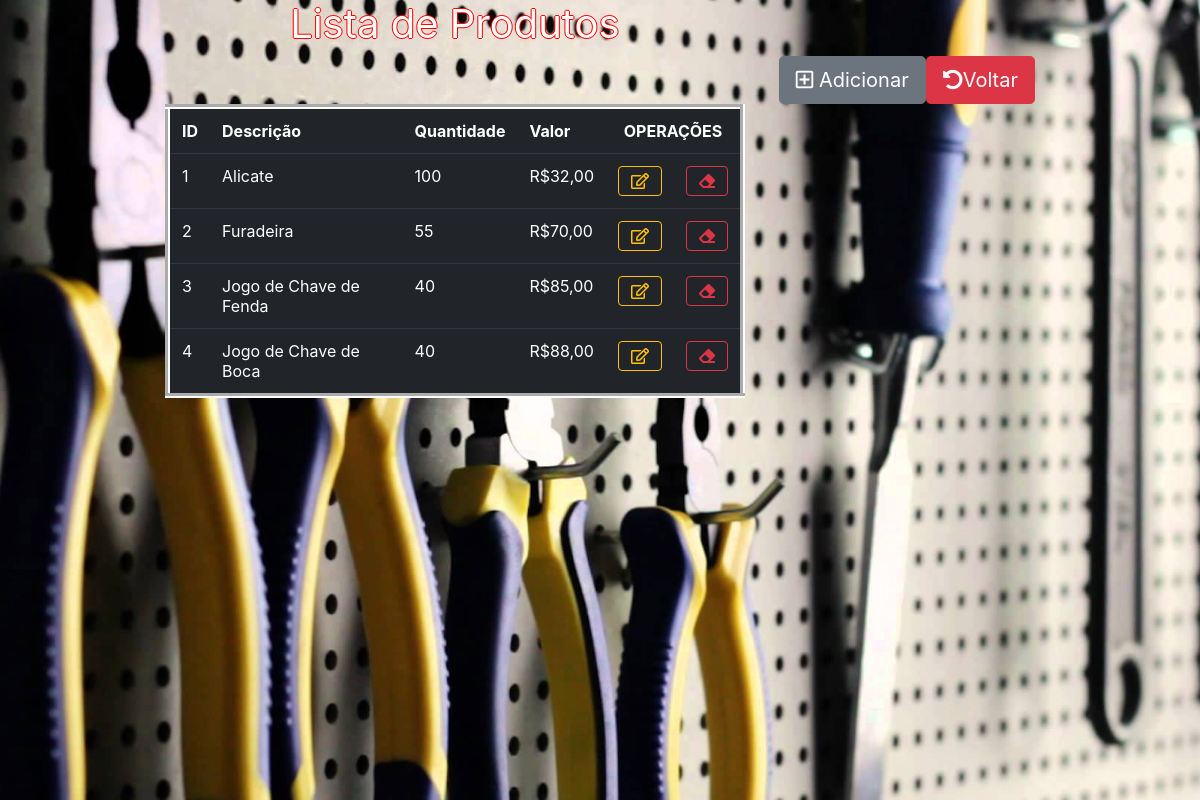
/lstProd.php (signed in), run on the app's committed database.
### tables this page shows
CREATE TABLE `produto` (
  `id` int(11) NOT NULL,
  `descricao` varchar(30) NOT NULL,
  `quantidade` int(11) NOT NULL,
  `valor` float NOT NULL
);

### lstProd.php (the view, shortened to what this page needs)
<?php
    $rs = mysql_query("SELECT * FROM produto;");
?>
<html>
    <head>
        <link rel="stylesheet" href="https://stackpath.bootstrapcdn.com/bootstrap/4.1.3/css/bootstrap.min.css">
        <link rel="stylesheet" href="https://use.fontawesome.com/releases/v5.2.0/css/all.css">
        <link rel="stylesheet" type="text/css" href="borda.css">
    </head>
    <body>
        <div id="fullscreen_bg" class="fullscreen_bg">
        <div class="container col-md-9">
        <h1 class="text-white col-md-8" id="inic">Lista de Produtos</h1>
        <button id="btVoltar" name="btVoltar" class="btn btn-danger btn-lg btn float-right" onclick="javascript:location.href='index.html'" value='Voltar'"><i class="fas fa-undo-alt"></i>Voltar</button>
        <button id="btAdc" name="btAdc" class="btn btn-secondary btn-lg btn float-right" onclick="javascript:location.href='frmInsProd.html'" value='Adicionar'"> <i class="far fa-plus-square"></i> Adicionar</button>
        <br>
        <br>
        <table class="table table table-hover table-dark col-md-8" id="tbBorda">
            <tr>
                <th>ID</th>
                <th>Descrição</th>
                <th>Quantidade</th>
                <th>Valor</th>
                <th colspan="2" class="text-center">OPERAÇÕES</th>
            </tr>
            <?php while ($linha = mysql_fetch_array($rs)) {?>
                <tr>
                    <td><?php echo $linha ['id'] ?></td>
                    <td> <?php echo $linha['descricao'] ?></td>
                    <td><?php echo $linha ['quantidade'] ?></td>
                    <td>R$<?php echo number_format($linha ['valor'],2,',', '.') ?></td>
                    <td>
                        <button id="btEdit" class="btn btn-outline-warning" onclick="javascript:location.href='frmEdtProd.php?id=' +
                        <?php echo $linha['id'] ?>" value='Editar'" > <i class="far fa-edit"></i></button>
                    </td>
                    <td>
                        <button id="btRem" class="btn btn-outline-danger" onclick="javascript:location.href='frmRemProd.php?id=' +
                        <?php echo $linha['id'] ?>" value='Remover'" > <i class="fas fa-eraser"></i></button>
                    </td>
                </tr>
            <?php }?>
        </table>
        </div>
            </div>
    </body>
</html>

### borda.css (style rules this page uses)
#tbBorda { border: 5px groove white; border-width: 5px; }
#inic { text-shadow: 1px 0px 0px red, -1px 0px 0px red, 0px 1px 0px red, 0px -1px 0px red; color: #FFF; font-weight: normal; text-align: center; }
.fullscreen_bg { position: fixed; top: 0; right: 0; bottom: 0; left: 0; background-size: cover; background-position: 50% 50%; background-image: url('alicate.jpg'); background-repeat:repeat; }

### data on the page
produto: id "1", descricao "Alicate", quantidade "100", valor "32,00"
produto: id "2", descricao "Furadeira", quantidade "55", valor "70,00"
produto: id "3", descricao "Jogo de Chave de Fenda", quantidade "40", valor "85,00"
produto: id "4", descricao "Jogo de Chave de Boca", quantidade "40", valor "88,00"
